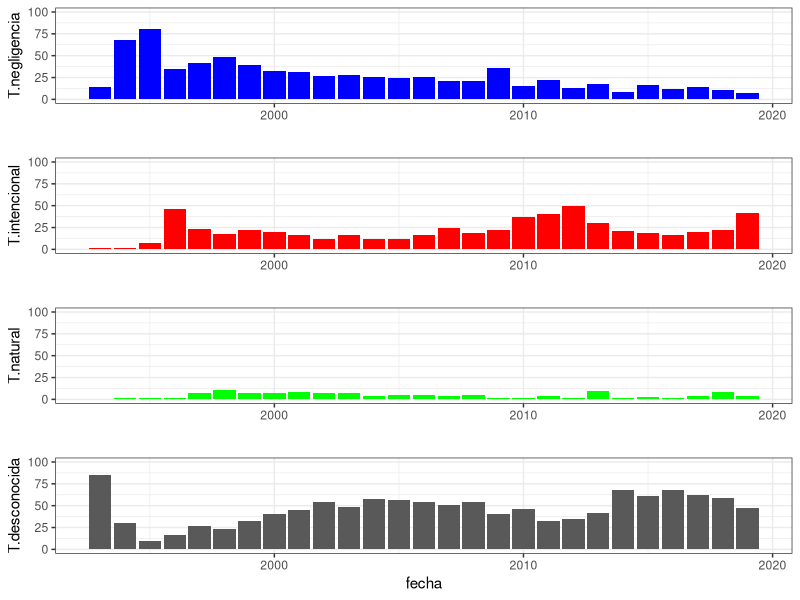
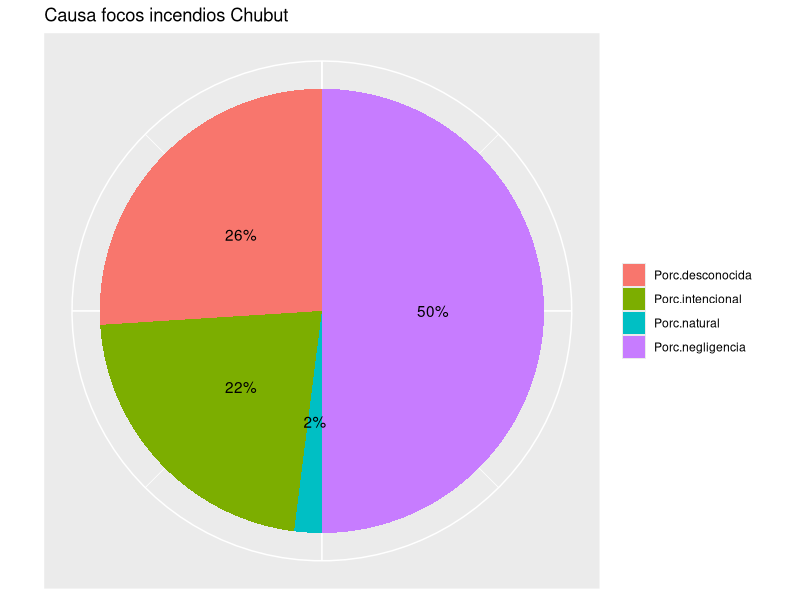

These charts were generated, in order, by the following R code:
## ---- chunk 1

focos <- read.csv("incendios_cantidad_causas_provincia.csv")
names(focos)
summary(focos)
## ---- chunk 2
library(gridExtra)
library(grid)
library(plyr)
por_anio<- ddply(focos, .(fecha), summarise, 
                T.negligencia=round((sum(negligencia)/sum(total)),2)*100, 
                T.intencional=round((sum(intencional)/sum(total)),2)*100,
                T.natural=round((sum(natural)/sum(total)),2)*100,
                T.desconocida=round((sum(desconocida)/sum(total)),2)*100)
## ---- chunk 3
library(ggplot2)
p1<-ggplot(por_anio, aes(fecha, T.negligencia)) 
g1<-p1+ geom_col(fill="blue")+ylim(0,100)+ theme_bw()+ xlab(" ")

p2<-ggplot(por_anio, aes(fecha, T.intencional)) 
g2<-p2+ geom_col(fill="red")+ylim(0,100)+ theme_bw()+ xlab(" ")

p3<-ggplot(por_anio, aes(fecha, T.natural)) + xlab(" ")
g3<-p3+ geom_col(fill="green")+ylim(0,100)+ theme_bw()

p4<-ggplot(por_anio, aes(fecha, T.desconocida)) 
g4<-p4+ geom_col()+ylim(0,100)+ theme_bw()

grid.arrange(g1, g2, g3, g4, nrow=4)

## ---- chunk 4
library(flextable)
i=2017
provincia_data <- subset(focos,fecha==i)

por_provincia<- ddply(provincia_data, .(provincia), summarise, 
                 Porc.negligencia=round((sum(negligencia)/sum(total)),2)*100, 
                 Porc.intencional=round((sum(intencional)/sum(total)),2)*100,
                 Porc.natural=round((sum(natural)/sum(total)),2)*100,
                 Porc.desconocida=round((sum(desconocida)/sum(total)),2)*100,
                 Total.incendios=sum(total))


Tabla_incendios<-flextable(por_provincia)
Tabla_incendios <- autofit(Tabla_incendios)
Tabla_incendios<- add_header_lines(Tabla_incendios, values = paste("Focos incendios total",i))
Tabla_incendios 

## ---- chunk 5
library(plyr)
j="Chubut"
provincia_data <- subset(por_provincia,provincia==j)

# Creación data
data <- data.frame(
  causa=colnames(provincia_data)[2:5],
  porcentaje=as.numeric(provincia_data[1,2:5]))

# Gráfico de torta básico
ggplot(data, aes(x=" ", y=porcentaje, fill=causa)) +
geom_bar(stat="identity", width=3) +
geom_text(aes(label = paste0(round(porcentaje), "%")), position = position_stack(vjust = 0.5)) +
labs(x = NULL, y = NULL, fill = NULL, title =paste("Causa focos incendios",j))+
coord_polar("y", start=0)+ 
theme(axis.line = element_blank(), axis.text = element_blank(),axis.ticks = element_blank())
